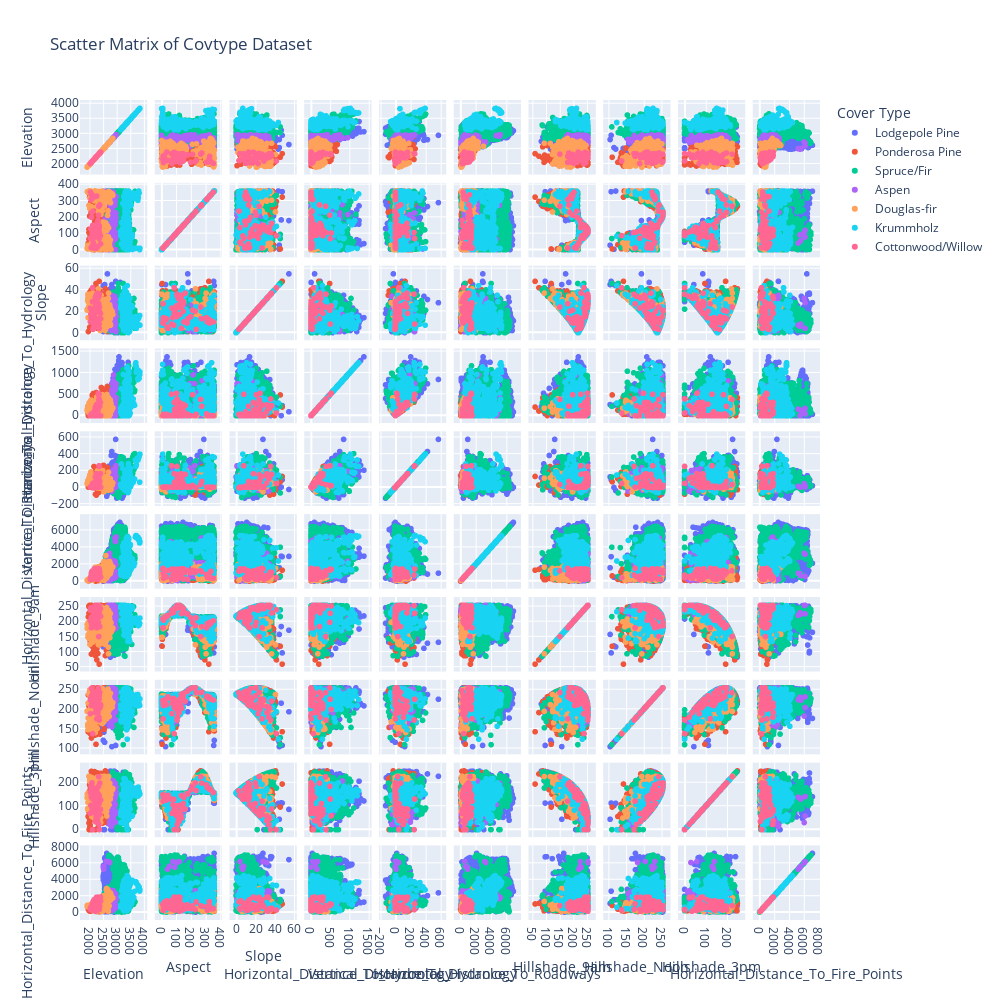

This figure's notebook cell:
### Code cell
grid = px.scatter_matrix(base, dimensions=['Elevation', 'Aspect', 'Slope', 'Horizontal_Distance_To_Hydrology','Vertical_Distance_To_Hydrology','Horizontal_Distance_To_Roadways','Hillshade_9am', 'Hillshade_Noon', 'Hillshade_3pm', 'Horizontal_Distance_To_Fire_Points'],color='Cover_Type', title='Scatter Matrix of Covtype Dataset', labels={'Cover_Type': 'Cover Type'}, height=1000, width=1000) #Faz um grid das tabelas das variaveos selecioandas
grid.show()

### Figure 1 — Plotly figure (JSON) as saved in the notebook; plotly's stock layout.template omitted (floating-point values rounded to 4 significant figures; data arrays with more than 128 entries replaced by an {"elided": "..."} marker saying what was removed)
{"data": [{"dimensions": [{"axis": {"matches": true}, "label": "Elevation", "values": {"elided": "4847 float values"}}, {"axis": {"matches": true}, "label": "Aspect", "values": {"elided": "4847 float values"}}, {"axis": {"matches": true}, "label": "Slope", "values": {"elided": "4847 float values"}}, {"axis": {"matches": true}, "label": "Horizontal_Distance_To_Hydrology", "values": {"elided": "4847 float values"}}, {"axis": {"matches": true}, "label": "Vertical_Distance_To_Hydrology", "values": {"elided": "4847 float values"}}, {"axis": {"matches": true}, "label": "Horizontal_Distance_To_Roadways", "values": {"elided": "4847 float values"}}, {"axis": {"matches": true}, "label": "Hillshade_9am", "values": {"elided": "4847 float values"}}, {"axis": {"matches": true}, "label": "Hillshade_Noon", "values": {"elided": "4847 float values"}}, {"axis": {"matches": true}, "label": "Hillshade_3pm", "values": {"elided": "4847 float values"}}, {"axis": {"matches": true}, "label": "Horizontal_Distance_To_Fire_Points", "values": {"elided": "4847 float values"}}], "hovertemplate": "Cover Type=Lodgepole Pine<br>%{xaxis.title.text}=%{x}<br>%{yaxis.title.text}=%{y}<extra></extra>", "legendgroup": "Lodgepole Pine", "marker": {"color": "#636efa", "symbol": "circle"}, "name": "Lodgepole Pine", "showlegend": true, "type": "splom"}, {"dimensions": [{"axis": {"matches": true}, "label": "Elevation", "values": {"elided": "581 float values"}}, {"axis": {"matches": true}, "label": "Aspect", "values": {"elided": "581 float values"}}, {"axis": {"matches": true}, "label": "Slope", "values": {"elided": "581 float values"}}, {"axis": {"matches": true}, "label": "Horizontal_Distance_To_Hydrology", "values": {"elided": "581 float values"}}, {"axis": {"matches": true}, "label": "Vertical_Distance_To_Hydrology", "values": {"elided": "581 float values"}}, {"axis": {"matches": true}, "label": "Horizontal_Distance_To_Roadways", "values": {"elided": "581 float values"}}, {"axis": {"matches": true}, "label": "Hillshade_9am", "values": {"elided": "581 float values"}}, {"axis": {"matches": true}, "label": "Hillshade_Noon", "values": {"elided": "581 float values"}}, {"axis": {"matches": true}, "label": "Hillshade_3pm", "values": {"elided": "581 float values"}}, {"axis": {"matches": true}, "label": "Horizontal_Distance_To_Fire_Points", "values": {"elided": "581 float values"}}], "hovertemplate": "Cover Type=Ponderosa Pine<br>%{xaxis.title.text}=%{x}<br>%{yaxis.title.text}=%{y}<extra></extra>", "legendgroup": "Ponderosa Pine", "marker": {"color": "#EF553B", "symbol": "circle"}, "name": "Ponderosa Pine", "showlegend": true, "type": "splom"}, {"dimensions": [{"axis": {"matches": true}, "label": "Elevation", "values": {"elided": "3714 float values"}}, {"axis": {"matches": true}, "label": "Aspect", "values": {"elided": "3714 float values"}}, {"axis": {"matches": true}, "label": "Slope", "values": {"elided": "3714 float values"}}, {"axis": {"matches": true}, "label": "Horizontal_Distance_To_Hydrology", "values": {"elided": "3714 float values"}}, {"axis": {"matches": true}, "label": "Vertical_Distance_To_Hydrology", "values": {"elided": "3714 float values"}}, {"axis": {"matches": true}, "label": "Horizontal_Distance_To_Roadways", "values": {"elided": "3714 float values"}}, {"axis": {"matches": true}, "label": "Hillshade_9am", "values": {"elided": "3714 float values"}}, {"axis": {"matches": true}, "label": "Hillshade_Noon", "values": {"elided": "3714 float values"}}, {"axis": {"matches": true}, "label": "Hillshade_3pm", "values": {"elided": "3714 float values"}}, {"axis": {"matches": true}, "label": "Horizontal_Distance_To_Fire_Points", "values": {"elided": "3714 float values"}}], "hovertemplate": "Cover Type=Spruce/Fir<br>%{xaxis.title.text}=%{x}<br>%{yaxis.title.text}=%{y}<extra></extra>", "legendgroup": "Spruce/Fir", "marker": {"color": "#00cc96", "symbol": "circle"}, "name": "Spruce/Fir", "showlegend": true, "type": "splom"}, {"dimensions": [{"axis": {"matches": true}, "label": "Elevation", "values": {"elided": "163 float values"}}, {"axis": {"matches": true}, "label": "Aspect", "values": {"elided": "163 float values"}}, {"axis": {"matches": true}, "label": "Slope", "values": {"elided": "163 float values"}}, {"axis": {"matches": true}, "label": "Horizontal_Distance_To_Hydrology", "values": {"elided": "163 float values"}}, {"axis": {"matches": true}, "label": "Vertical_Distance_To_Hydrology", "values": {"elided": "163 float values"}}, {"axis": {"matches": true}, "label": "Horizontal_Distance_To_Roadways", "values": {"elided": "163 float values"}}, {"axis": {"matches": true}, "label": "Hillshade_9am", "values": {"elided": "163 float values"}}, {"axis": {"matches": true}, "label": "Hillshade_Noon", "values": {"elided": "163 float values"}}, {"axis": {"matches": true}, "label": "Hillshade_3pm", "values": {"elided": "163 float values"}}, {"axis": {"matches": true}, "label": "Horizontal_Distance_To_Fire_Points", "values": {"elided": "163 float values"}}], "hovertemplate": "Cover Type=Aspen<br>%{xaxis.title.text}=%{x}<br>%{yaxis.title.text}=%{y}<extra></extra>", "legendgroup": "Aspen", "marker": {"color": "#ab63fa", "symbol": "circle"}, "name": "Aspen", "showlegend": true, "type": "splom"}, {"dimensions": [{"axis": {"matches": true}, "label": "Elevation", "values": {"elided": "278 float values"}}, {"axis": {"matches": true}, "label": "Aspect", "values": {"elided": "278 float values"}}, {"axis": {"matches": true}, "label": "Slope", "values": {"elided": "278 float values"}}, {"axis": {"matches": true}, "label": "Horizontal_Distance_To_Hydrology", "values": {"elided": "278 float values"}}, {"axis": {"matches": true}, "label": "Vertical_Distance_To_Hydrology", "values": {"elided": "278 float values"}}, {"axis": {"matches": true}, "label": "Horizontal_Distance_To_Roadways", "values": {"elided": "278 float values"}}, {"axis": {"matches": true}, "label": "Hillshade_9am", "values": {"elided": "278 float values"}}, {"axis": {"matches": true}, "label": "Hillshade_Noon", "values": {"elided": "278 float values"}}, {"axis": {"matches": true}, "label": "Hillshade_3pm", "values": {"elided": "278 float values"}}, {"axis": {"matches": true}, "label": "Horizontal_Distance_To_Fire_Points", "values": {"elided": "278 float values"}}], "hovertemplate": "Cover Type=Douglas-fir<br>%{xaxis.title.text}=%{x}<br>%{yaxis.title.text}=%{y}<extra></extra>", "legendgroup": "Douglas-fir", "marker": {"color": "#FFA15A", "symbol": "circle"}, "name": "Douglas-fir", "showlegend": true, "type": "splom"}, {"dimensions": [{"axis": {"matches": true}, "label": "Elevation", "values": {"elided": "362 float values"}}, {"axis": {"matches": true}, "label": "Aspect", "values": {"elided": "362 float values"}}, {"axis": {"matches": true}, "label": "Slope", "values": {"elided": "362 float values"}}, {"axis": {"matches": true}, "label": "Horizontal_Distance_To_Hydrology", "values": {"elided": "362 float values"}}, {"axis": {"matches": true}, "label": "Vertical_Distance_To_Hydrology", "values": {"elided": "362 float values"}}, {"axis": {"matches": true}, "label": "Horizontal_Distance_To_Roadways", "values": {"elided": "362 float values"}}, {"axis": {"matches": true}, "label": "Hillshade_9am", "values": {"elided": "362 float values"}}, {"axis": {"matches": true}, "label": "Hillshade_Noon", "values": {"elided": "362 float values"}}, {"axis": {"matches": true}, "label": "Hillshade_3pm", "values": {"elided": "362 float values"}}, {"axis": {"matches": true}, "label": "Horizontal_Distance_To_Fire_Points", "values": {"elided": "362 float values"}}], "hovertemplate": "Cover Type=Krummholz<br>%{xaxis.title.text}=%{x}<br>%{yaxis.title.text}=%{y}<extra></extra>", "legendgroup": "Krummholz", "marker": {"color": "#19d3f3", "symbol": "circle"}, "name": "Krummholz", "showlegend": true, "type": "splom"}, {"dimensions": [{"axis": {"matches": true}, "label": "Elevation", "values": [2240.0, 2099.0, 2016.0, 2339.0, 2054.0, 2167.0, 2188.0, 2386.0, 2096.0, 2095.0, 2199.0, 2117.0, 2290.0, 2112.0, 2315.0, 2252.0, 2335.0, 2392.0, 2225.0, 2055.0, 2073.0, 2227.0, 2037.0, 2252.0, 2113.0, 2348.0, 2362.0, 2274.0, 2095.0, 2327.0, 2268.0, 2080.0, 2325.0, 2340.0, 2044.0, 2331.0, 2010.0, 2075.0, 2273.0, 2130.0, 2340.0, 2325.0, 2298.0, 2311.0, 2257.0, 2157.0, 2299.0, 2297.0, 2156.0, 2241.0, 2165.0, 2052.0, 2183.0, 2200.0, 2283.0]}, {"axis": {"matches": true}, "label": "Aspect", "values": [133.0, 11.0, 352.0, 135.0, 311.0, 84.0, 325.0, 85.0, 86.0, 148.0, 119.0, 45.0, 114.0, 236.0, 211.0, 10.0, 68.0, 35.0, 114.0, 198.0, 336.0, 137.0, 126.0, 328.0, 32.0, 103.0, 274.0, 152.0, 104.0, 124.0, 14.0, 95.0, 266.0, 105.0, 13.0, 108.0, 70.0, 229.0, 161.0, 38.0, 147.0, 124.0, 174.0, 102.0, 141.0, 76.0, 88.0, 179.0, 9.0, 124.0, 149.0, 307.0, 92.0, 104.0, 19.0]}, {"axis": {"matches": true}, "label": "Slope", "values": [32.0, 12.0, 10.0, 4.0, 10.0, 7.0, 12.0, 18.0, 42.0, 29.0, 33.0, 4.0, 32.0, 3.0, 21.0, 27.0, 8.0, 13.0, 25.0, 15.0, 11.0, 35.0, 17.0, 9.0, 12.0, 24.0, 13.0, 10.0, 15.0, 25.0, 9.0, 18.0, 24.0, 36.0, 14.0, 34.0, 23.0, 20.0, 37.0, 5.0, 20.0, 27.0, 9.0, 25.0, 25.0, 14.0, 20.0, 13.0, 9.0, 24.0, 28.0, 14.0, 18.0, 23.0, 13.0]}, {"axis": {"matches": true}, "label": "Horizontal_Distance_To_Hydrology", "values": [256.0, 0.0, 0.0, 0.0, 0.0, 0.0, 0.0, 309.0, 60.0, 0.0, 190.0, 0.0, 95.0, 30.0, 488.0, 0.0, 499.0, 0.0, 153.0, 0.0, 0.0, 175.0, 0.0, 0.0, 30.0, 300.0, 218.0, 90.0, 0.0, 300.0, 30.0, 30.0, 379.0, 390.0, 0.0, 234.0, 0.0, 0.0, 234.0, 30.0, 268.0, 242.0, 0.0, 525.0, 175.0, 0.0, 150.0, 30.0, 0.0, 42.0, 30.0, 42.0, 124.0, 108.0, 0.0]}, {"axis": {"matches": true}, "label": "Vertical_Distance_To_Hydrology", "values": [162.0, 0.0, 0.0, 0.0, 0.0, 0.0, 0.0, 161.0, 45.0, 0.0, 121.0, 0.0, 49.0, -8.0, 21.0, 0.0, 256.0, 0.0, 79.0, 0.0, 0.0, 107.0, 0.0, 0.0, 3.0, 151.0, 68.0, 12.0, 0.0, 134.0, 0.0, 6.0, 31.0, 249.0, 0.0, 106.0, 0.0, 0.0, 153.0, -6.0, 46.0, 128.0, 0.0, 17.0, 94.0, 0.0, 58.0, 9.0, 0.0, 16.0, 7.0, 0.0, 57.0, 60.0, 0.0]}, {"axis": {"matches": true}, "label": "Horizontal_Distance_To_Roadways", "values": [649.0, 882.0, 330.0, 1451.0, 451.0, 1400.0, 616.0, 484.0, 408.0, 228.0, 644.0, 1231.0, 342.0, 1187.0, 1273.0, 1506.0, 1423.0, 497.0, 1381.0, 967.0, 1158.0, 1040.0, 552.0, 379.0, 1230.0, 830.0, 1082.0, 258.0, 967.0, 957.0, 1413.0, 805.0, 1218.0, 721.0, 331.0, 511.0, 212.0, 1026.0, 1050.0, 1250.0, 957.0, 799.0, 1290.0, 1392.0, 1423.0, 741.0, 228.0, 212.0, 1425.0, 499.0, 1451.0, 787.0, 1199.0, 1374.0, 1195.0]}, {"axis": {"matches": true}, "label": "Hillshade_9am", "values": [251.0, 207.0, 203.0, 227.0, 194.0, 231.0, 190.0, 243.0, 240.0, 243.0, 254.0, 221.0, 254.0, 213.0, 198.0, 180.0, 228.0, 218.0, 253.0, 214.0, 195.0, 248.0, 246.0, 198.0, 217.0, 252.0, 184.0, 233.0, 244.0, 252.0, 212.0, 245.0, 151.0, 253.0, 205.0, 254.0, 238.0, 187.0, 229.0, 220.0, 242.0, 253.0, 226.0, 252.0, 247.0, 236.0, 245.0, 225.0, 210.0, 252.0, 243.0, 180.0, 245.0, 251.0, 210.0]}, {"axis": {"matches": true}, "label": "Hillshade_Noon", "values": [206.0, 214.0, 223.0, 238.0, 233.0, 227.0, 227.0, 206.0, 137.0, 222.0, 191.0, 231.0, 191.0, 242.0, 254.0, 175.0, 225.0, 211.0, 206.0, 252.0, 225.0, 202.0, 226.0, 230.0, 213.0, 201.0, 243.0, 240.0, 220.0, 213.0, 222.0, 211.0, 242.0, 172.0, 209.0, 179.0, 188.0, 254.0, 220.0, 228.0, 234.0, 209.0, 245.0, 199.0, 225.0, 214.0, 203.0, 247.0, 222.0, 215.0, 225.0, 231.0, 210.0, 204.0, 212.0]}, {"axis": {"matches": true}, "label": "Hillshade_3pm", "values": [58.0, 144.0, 158.0, 145.0, 179.0, 129.0, 176.0, 86.0, 0.0, 86.0, 35.0, 146.0, 38.0, 166.0, 184.0, 121.0, 130.0, 126.0, 65.0, 169.0, 169.0, 50.0, 103.0, 171.0, 129.0, 64.0, 198.0, 137.0, 102.0, 74.0, 147.0, 89.0, 225.0, 0.0, 139.0, 22.0, 69.0, 199.0, 88.0, 144.0, 111.0, 65.0, 152.0, 59.0, 91.0, 106.0, 79.0, 152.0, 149.0, 77.0, 91.0, 190.0, 89.0, 69.0, 137.0]}, {"axis": {"matches": true}, "label": "Horizontal_Distance_To_Fire_Points", "values": [175.0, 218.0, 417.0, 362.0, 255.0, 564.0, 1273.0, 1832.0, 256.0, 636.0, 108.0, 484.0, 1831.0, 1250.0, 779.0, 997.0, 1001.0, 1350.0, 765.0, 430.0, 430.0, 433.0, 612.0, 726.0, 1044.0, 1507.0, 722.0, 324.0, 713.0, 1381.0, 534.0, 872.0, 785.0, 323.0, 350.0, 1784.0, 361.0, 295.0, 470.0, 1371.0, 541.0, 1518.0, 892.0, 947.0, 876.0, 1513.0, 1698.0, 474.0, 876.0, 1806.0, 811.0, 663.0, 573.0, 743.0, 1205.0]}], "hovertemplate": "Cover Type=Cottonwood/Willow<br>%{xaxis.title.text}=%{x}<br>%{yaxis.title.text}=%{y}<extra></extra>", "legendgroup": "Cottonwood/Willow", "marker": {"color": "#FF6692", "symbol": "circle"}, "name": "Cottonwood/Willow", "showlegend": true, "type": "splom"}], "layout": {"dragmode": "select", "height": 1000, "legend": {"title": {"text": "Cover Type"}, "tracegroupgap": 0}, "title": {"text": "Scatter Matrix of Covtype Dataset"}, "width": 1000}}
